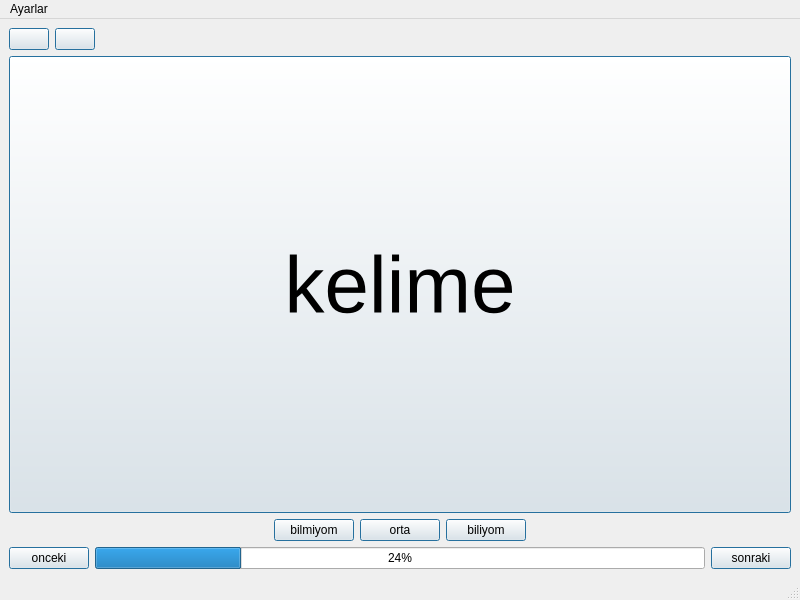
<?xml version="1.0" encoding="UTF-8"?>
<ui version="4.0">
 <class>MainWindow</class>
 <widget class="QMainWindow" name="MainWindow">
  <property name="geometry">
   <rect>
    <x>0</x>
    <y>0</y>
    <width>800</width>
    <height>600</height>
   </rect>
  </property>
  <property name="windowTitle">
   <string>MainWindow</string>
  </property>
  <widget class="QWidget" name="centralwidget">
   <layout class="QVBoxLayout" name="verticalLayout">
    <item>
     <layout class="QHBoxLayout" name="horizontalLayout_3">
      <item>
       <widget class="QPushButton" name="pushButton_geri">
        <property name="text">
         <string/>
        </property>
        <property name="icon">
         <iconset>
          <normaloff>geri.png</normaloff>geri.png</iconset>
        </property>
        <property name="default">
         <bool>true</bool>
        </property>
       </widget>
      </item>
      <item>
       <widget class="QPushButton" name="pushButton_anasayfa">
        <property name="text">
         <string/>
        </property>
        <property name="icon">
         <iconset>
          <normaloff>main.png</normaloff>main.png</iconset>
        </property>
        <property name="default">
         <bool>true</bool>
        </property>
       </widget>
      </item>
      <item>
       <spacer name="horizontalSpacer_3">
        <property name="orientation">
         <enum>Qt::Orientation::Horizontal</enum>
        </property>
        <property name="sizeHint" stdset="0">
         <size>
          <width>40</width>
          <height>20</height>
         </size>
        </property>
       </spacer>
      </item>
     </layout>
    </item>
    <item>
     <widget class="QPushButton" name="pushButton_kelime">
      <property name="sizePolicy">
       <sizepolicy hsizetype="Minimum" vsizetype="Ignored">
        <horstretch>0</horstretch>
        <verstretch>50</verstretch>
       </sizepolicy>
      </property>
      <property name="font">
       <font>
        <pointsize>60</pointsize>
       </font>
      </property>
      <property name="text">
       <string>kelime</string>
      </property>
      <property name="default">
       <bool>true</bool>
      </property>
     </widget>
    </item>
    <item>
     <layout class="QHBoxLayout" name="horizontalLayout">
      <item>
       <spacer name="horizontalSpacer">
        <property name="orientation">
         <enum>Qt::Orientation::Horizontal</enum>
        </property>
        <property name="sizeHint" stdset="0">
         <size>
          <width>40</width>
          <height>20</height>
         </size>
        </property>
       </spacer>
      </item>
      <item>
       <widget class="QPushButton" name="pushButton_bilmiyom">
        <property name="text">
         <string>bilmiyom</string>
        </property>
        <property name="default">
         <bool>true</bool>
        </property>
       </widget>
      </item>
      <item>
       <widget class="QPushButton" name="pushButton_orta">
        <property name="text">
         <string>orta</string>
        </property>
        <property name="default">
         <bool>true</bool>
        </property>
       </widget>
      </item>
      <item>
       <widget class="QPushButton" name="pushButton_biliyom">
        <property name="text">
         <string>biliyom</string>
        </property>
        <property name="default">
         <bool>true</bool>
        </property>
       </widget>
      </item>
      <item>
       <spacer name="horizontalSpacer_2">
        <property name="orientation">
         <enum>Qt::Orientation::Horizontal</enum>
        </property>
        <property name="sizeHint" stdset="0">
         <size>
          <width>40</width>
          <height>20</height>
         </size>
        </property>
       </spacer>
      </item>
     </layout>
    </item>
    <item>
     <layout class="QHBoxLayout" name="horizontalLayout_2">
      <item>
       <widget class="QPushButton" name="pushButton_onceki">
        <property name="text">
         <string>onceki</string>
        </property>
        <property name="default">
         <bool>true</bool>
        </property>
       </widget>
      </item>
      <item>
       <widget class="QProgressBar" name="progressBar">
        <property name="value">
         <number>24</number>
        </property>
       </widget>
      </item>
      <item>
       <widget class="QPushButton" name="pushButton_sonraki">
        <property name="text">
         <string>sonraki</string>
        </property>
        <property name="default">
         <bool>true</bool>
        </property>
       </widget>
      </item>
     </layout>
    </item>
   </layout>
  </widget>
  <widget class="QMenuBar" name="menubar">
   <property name="geometry">
    <rect>
     <x>0</x>
     <y>0</y>
     <width>800</width>
     <height>37</height>
    </rect>
   </property>
   <widget class="QMenu" name="menuAyarlar">
    <property name="title">
     <string>Ayarlar</string>
    </property>
    <widget class="QMenu" name="menuDarkmode">
     <property name="title">
      <string>Tema</string>
     </property>
     <addaction name="actionWhite"/>
     <addaction name="actionDark"/>
    </widget>
    <addaction name="menuDarkmode"/>
   </widget>
   <addaction name="menuAyarlar"/>
  </widget>
  <widget class="QStatusBar" name="statusbar"/>
  <action name="actionWhite">
   <property name="text">
    <string>White</string>
   </property>
  </action>
  <action name="actionDark">
   <property name="text">
    <string>Dark</string>
   </property>
  </action>
 </widget>
 <resources/>
 <connections/>
</ui>
